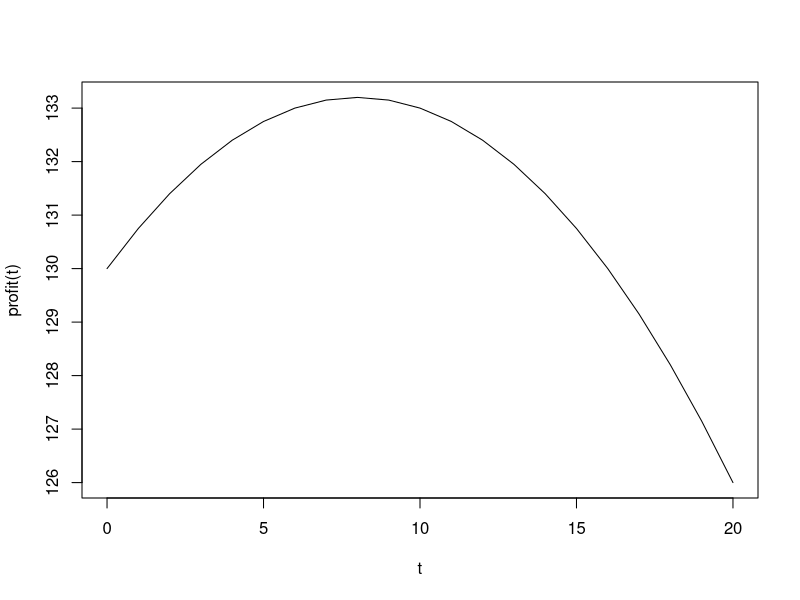

Reproduce this figure in R. (Note: this script raises an error after producing the figure.)
fprime = function (f,a,h=0.0001){(f(a+h)-f(a-h))/(2*h)}

bisection = function(f,a,b,tol=0.0001){
  if (f(a)*f(b) > 0){
    return ("Boundary Conditions Not Met")
  }
  else{
    middle = a
    while (abs(f(middle))>tol){
      middle = (a+b)/2
      if (f(middle)*f(a)>0) (a = middle)
      else (b = middle)
      x=middle
      y=f(middle)
      ## if you want to "see" what happens at every step, take off the # of the next line ##
      #cat(sprintf("x-Val: %.4f ; f(x-val): %.4f\n",x,y))
    }
    return (middle)
  }
}

##Solve this Problem
profit = function(t){(.65-.01*t)*(200+5*t)-.45*t}
t = 0:20
plot(t,profit(t),type="l")
dProfit = function(t){fprime(profit,t)}
ans = bisection(dProfit,0,20)
print(ans)
print(profit(ans))

##What would happen if price changed (sensitivity)
ans.time = 0
ans.prof = 0
r = seq(.008,.12,.001)
for (i in 1:length(r)){
  profit = function(t){(.65-r[i]*t)*(200+5*t)-.45*t}
  dProfit = function(t){fprime(profit,t)}
  ans.time [i] = bisection(dProfit(profit,0,20))
  ans.prof[i] = profit(ans.time[i])
  }
result = data.frame(price =r, time = ans.time, profit = ans.prof)
print (result)
